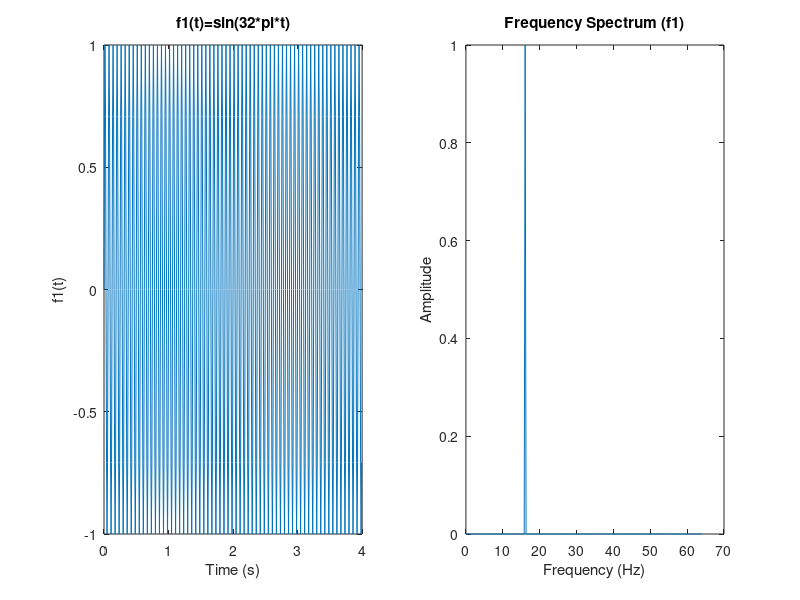
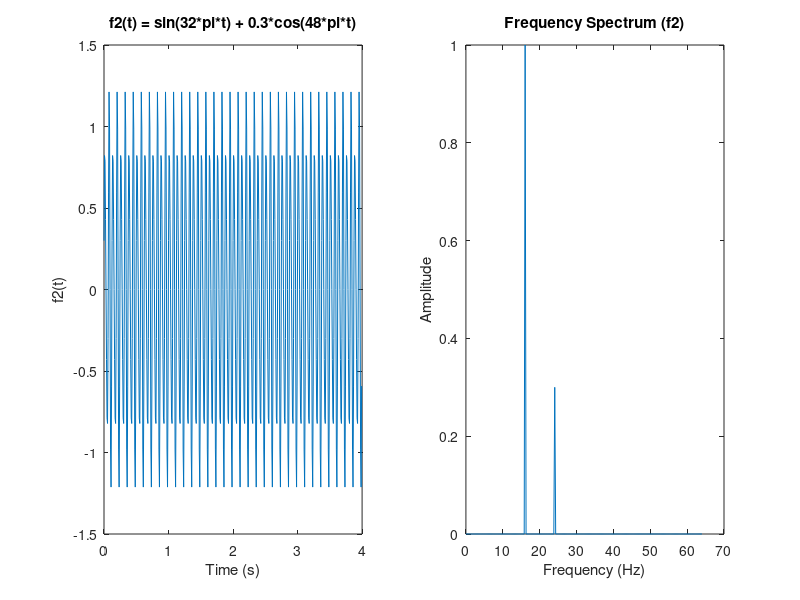

MATLAB code to generate these figures, in order:
% Uebung 3
% Aufgabe 1 

Fs = 128; % Abtasten/s (sampling frequency)
dt = 1/Fs; % Zeitspanne Abtastung (sample time)
SignalDurationInSec = 4; % Dauer des Signal
countSamplePoints = SignalDurationInSec/dt; % Anzahl der Abtastsignale (Samples)
t = (0:dt:SignalDurationInSec-dt); % Zeitvektor (time vector)
f1 = sin(32*pi*t); %Signal f1
f2 = sin(32*pi*t) + 0.3*cos(48*pi*t); %Signal f1

% Analyse des ersten Signals

% Analyse von f1 mit fft
%   ACHTUNG: Wird verwenden nur die linke Hälfte der fft, denn diese ist 
%            symmetrisch von -Inf:+Inf. Das heißt aber auch, dass die 
%            Amplitude später mit 2 multipliziert werden muss, um das 
%            korrekte Ergebnis zu erhalten
Y = fft(f1);
Y = Y/countSamplePoints;

%x-Achse -> Umrechnen in Hz mit Fs/2 (bis zu 64 Hz)
f = Fs/2*linspace(0,1,countSamplePoints/2);

%y-Achse -> Amplitude, schneide Werte ab der Mitte ab (Spiegelung)
%        -> Frequenzen über den Betrag der fft Komponenten ermitteln
freqSpec = 2*abs(Y(1:countSamplePoints/2));

figure;
subplot(1,2,1)
plot(t,f1)
title('f1(t)=sin(32*pi*t)')
xlabel('Time (s)');
ylabel('f1(t)');

% Plot Spectrum.
subplot(1,2,2)
plot(f,freqSpec) 
title('Frequency Spectrum (f1)')
xlabel('Frequency (Hz)')
ylabel('Amplitude')


% Analyse des zweiten Signals
Y = fft(f2);
Y = Y/countSamplePoints;
f = Fs/2*linspace(0,1,countSamplePoints/2);
freqSpec = 2*abs(Y(1:countSamplePoints/2));

figure;
subplot(1,2,1)
plot(t,f2)
title('f2(t) = sin(32*pi*t) + 0.3*cos(48*pi*t)')
xlabel('Time (s)');
ylabel('f2(t)');

subplot(1,2,2)
plot(f,freqSpec) 
title('Frequency Spectrum (f2)')
xlabel('Frequency (Hz)')
ylabel('Amplitude')